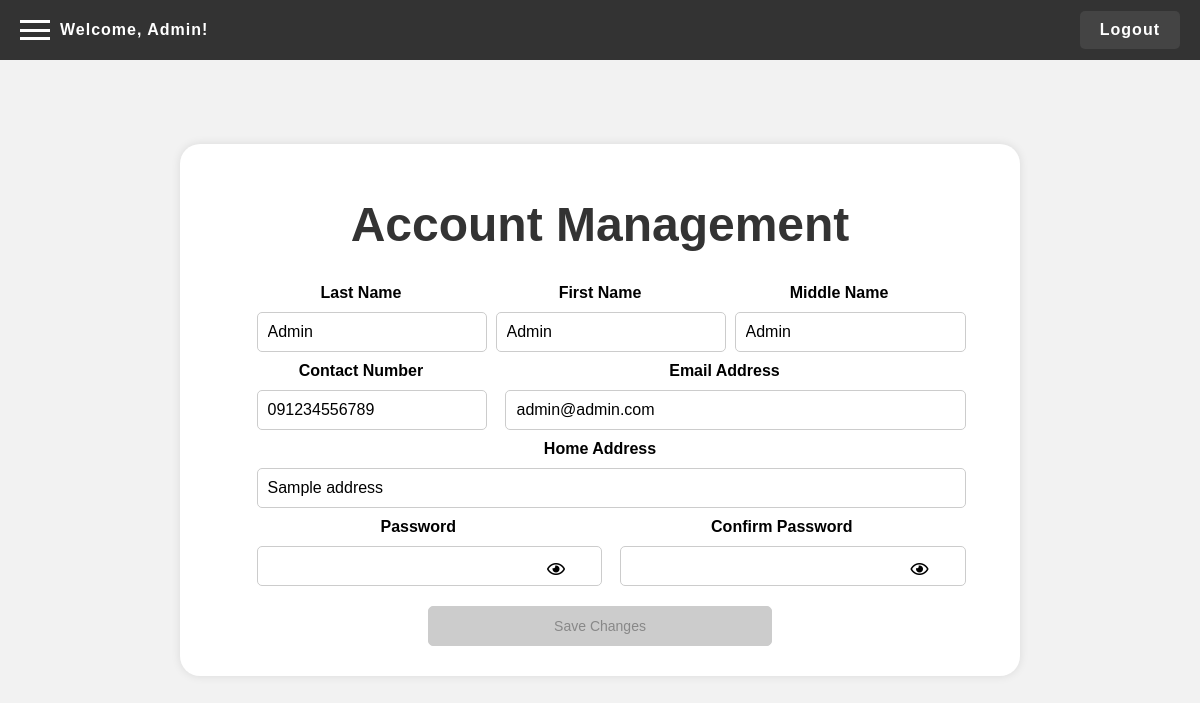
Screenshot of /php/account_management.php (signed in) with the database file from the repository.
### tables this page shows
CREATE TABLE IF NOT EXISTS `users` (
  `id` int NOT NULL AUTO_INCREMENT,
  `firstname` varchar(200) NOT NULL,
  `lastname` varchar(200) NOT NULL,
  `middlename` varchar(200) NOT NULL,
  `contact` varchar(100) NOT NULL,
  `address` text NOT NULL,
  `email` varchar(200) NOT NULL,
  `password` text NOT NULL,
  `type` tinyint(1) NOT NULL DEFAULT '2' COMMENT '1=Admin, 2=User',
  `date_created` datetime NOT NULL DEFAULT CURRENT_TIMESTAMP,
  `status` enum('active','archived') NOT NULL DEFAULT 'active',
  PRIMARY KEY (`id`)
);

### php/controller.php (called while the page is built, shortened)
<?php
function connectDatabase() {
    $db_host = "localhost";
    $db_name = "survey_database";
    $db_user = "root";
    $db_password = "";
    $connection = mysqli_connect($db_host, $db_user, $db_password, $db_name);
    return $connection;
}
function sanitize($connection, $data) {
    return mysqli_real_escape_string($connection, trim($data));
}
function getUserDetails($user_id)
{
    $connection = connectDatabase();
    $user_id = sanitize($connection, $user_id);
    $query = "SELECT * FROM users WHERE id = '$user_id'";
    $result = mysqli_query($connection, $query);
    $user_details = mysqli_fetch_assoc($result);
    return $user_details;
}
?>

### php/account_management.php (the view, shortened to what this page needs)
<!DOCTYPE html>
<html>
<head>
    <link rel="stylesheet" href="https://cdnjs.cloudflare.com/ajax/libs/font-awesome/5.15.3/css/all.min.css">
    <link rel="stylesheet" type="text/css" href="../css/account_styles.css">
</head>
<body>
    <?php
    include 'navbar.php';
    require_once 'controller.php';
    $user_id = $_SESSION['user_id'];
    $user = getUserDetails($user_id);
    ?>
    <div class="container">
        <h1>Account Management</h1>
        <div class="account-form">
            <form method="post" action="account_management.php">
                <div class="form-row">
                    <div class="form-group col-md-4">
                        <label for="lastname">Last Name</label>
                        <input type="text" id="lastname" name="lastname" value="<?= $user['lastname'] ?>" required>
                    </div>
                    <div class="form-group col-md-4">
                        <label for="firstname">First Name</label>
                        <input type="text" id="firstname" name="firstname" value="<?= $user['firstname'] ?>" required>
                    </div>
                    <div class="form-group col-md-4">
                        <label for="middlename">Middle Name</label>
                        <input type="text" id="middlename" name="middlename" value="<?= $user['middlename'] ?>">
                    </div>
                </div>
                <div class="form-row">
                    <div class="form-group col-md-4">
                        <label for="contact">Contact Number</label>
                        <input type="text" id="contact" name="contact" value="<?= $user['contact'] ?>" required>
                    </div>
                    <div class="form-group col-md-8">
                        <label for="email">Email Address</label>
                        <input type="email" id="email" name="email" value="<?= $user['email'] ?>" required oninput="checkEmailFormat()">
                    </div>
                </div>
                <div class="form-row">
                    <div class="form-group">
                        <label for="address">Home Address</label>
                        <input type="text" id="address" name="address" value="<?= $user['address'] ?>" required>
                    </div>
                </div>
                <div class="form-row">
                    <div class="form-group col-md-6">
                        <div class="password-container">
                        <label for="password">Password</label>
                        <input type="password" id="create_password" name="create_password" class="form-control" oninput="checkPasswordMatch()">
                        <i class="far fa-eye toggle-create_password" onclick="toggleCreatePasswordVisibility()"></i>
                    </div>
                </div>
                    <div class="form-group col-md-6">
                        <div class="password-container">
                            <label>Confirm Password</label>
                            <input type="password" id="confirm_password" class="form-control" oninput="checkPasswordMatch()">
                            <i class="far fa-eye toggle-confirm_password" onclick="toggleConfirmPasswordVisibility()"></i>
                        </div>
                    </div>
                </div>
                <div class="button-container">
                    <input type="submit" name="save_changes" id="save_changes_btn" value="Save Changes" disabled>
                </div>
            </form>
        </div>
</body>
</html>

### css/account_styles.css (style rules this page uses)
body { font-family: Arial, sans-serif; margin: 0; padding: 0; background-color: #f2f2f2; display: flex; justify-content: center; align-items: center; height: 100vh; }
.container { display: flex; flex-direction: column; justify-content: center; align-items: center; width: 90%; max-width: 800px; padding: 20px; background-color: #ffffff; border-radius: 20px; box-shadow: 0px 0px 10px rgba(0, 0, 0, 0.1); margin-top: 20px; }
h1 { text-align: center; font-size: 48px; color: #333; }
form { width: 100%; max-width: 700px; text-align: center; }
form input[type="email"], form input[type="password"], form input[type="text"], form input[type="submit"] { display: block; margin: 10px 0; padding: 10px; font-size: 16px; border: 1px solid #ccc; border-radius: 5px; width: 100%; }
.password-container { position: relative; }
.password-container .toggle-create_password, .password-container .toggle-confirm_password { position: absolute; top: 75%; right: 15px; transform: translateY(-50%); cursor: pointer; }
.button-container { display: flex; justify-content: center; }
#save_changes_btn { padding: 8px 20px; font-size: 14px; width: 50%; height: 40px; }
input[type="submit"] { margin-top: 20px; color: #fff; background-color: #007bff; border: none; cursor: pointer; padding: 8px 8px; font-size: 14px; }
input[type="submit"]:disabled { cursor: not-allowed; background-color: #ccc; border: 1px solid #ccc; color: #888; }
.form-row { display: flex; flex-wrap: wrap; justify-content: space-between; }
.form-row label { font-weight: bold; margin-bottom: 20px; }
.form-row .form-group { flex-basis: 100%; }
.form-row .form-group.col-md-4 { flex-basis: calc(33.33% - 20px); }
.form-row .form-group.col-md-6 { flex-basis: calc(50% - 20px); }
.form-row .form-group.col-md-8 { flex-basis: calc(66.67% - 20px); }
.form-group label { font-family: Arial, sans-serif; font-size: 16px; }

### css/navigation_styles.css (style rules this page uses)
body { margin: 0; padding: 0; }

### rows the page displays
users: lastname "Admin", firstname "Admin", middlename "Admin", contact "091234556789", email "admin@admin.com", address "Sample address"

### other values shown
$user_firstname "Admin"
